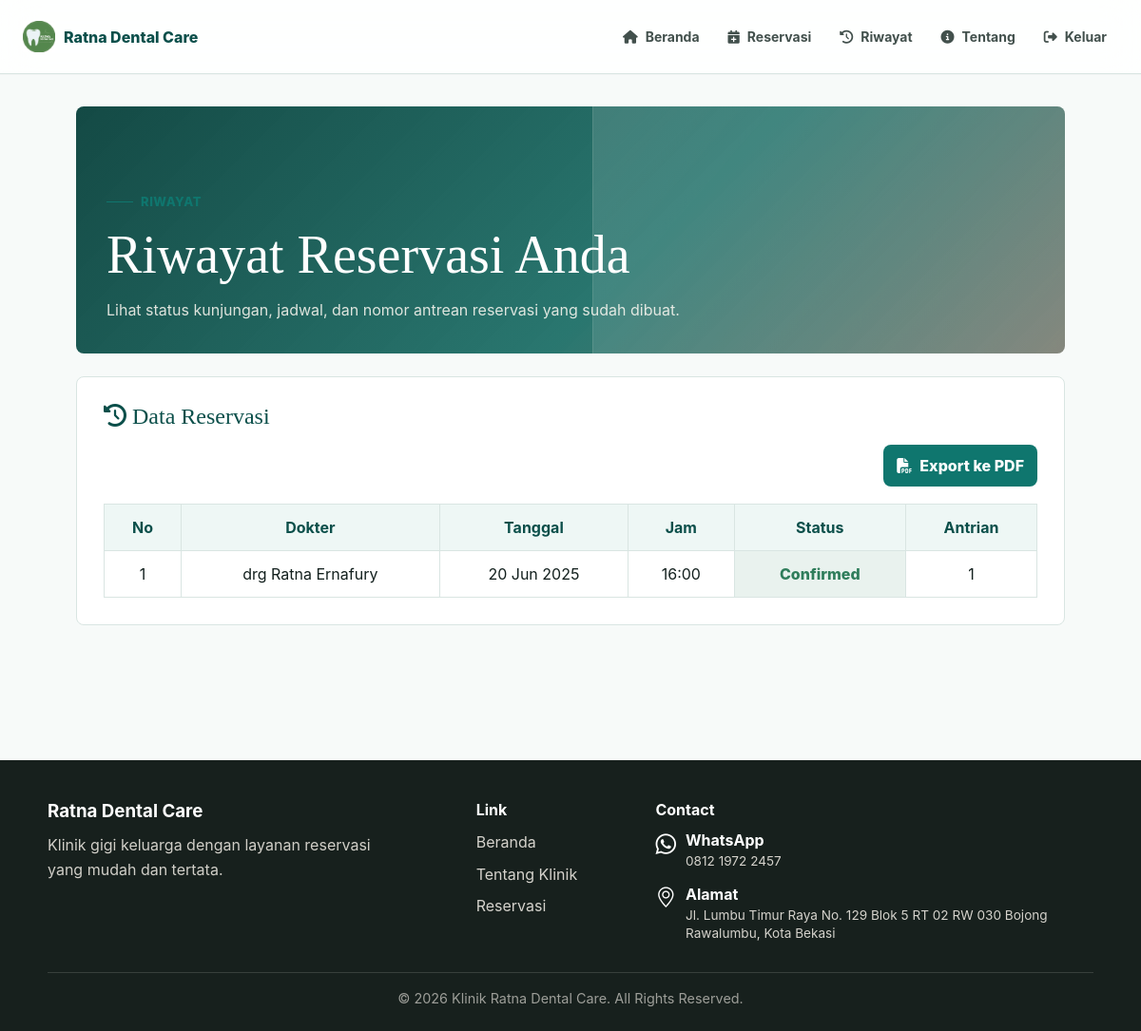
Page /pasien/riwayat_reservasi.php (signed in) on the committed database.
### tables this page shows
CREATE TABLE `reservations` (
    `id_reservasi` int(11) NOT NULL,
    `id_pasien` int(11) NOT NULL,
    `id_dokter` int(11) NOT NULL,
    `tanggal` date NOT NULL,
    `jam` time NOT NULL,
    `status` enum('pending','confirmed','completed','cancelled') DEFAULT 'pending',
    `updated_at` timestamp NOT NULL DEFAULT current_timestamp() ON UPDATE current_timestamp(),
    `antrian` int(11) DEFAULT NULL
  );

CREATE TABLE `doctors` (
    `id_dokter` int(11) NOT NULL,
    `nama` varchar(100) NOT NULL
  );

### pasien/riwayat_reservasi.php (the view, shortened to what this page needs)
<?php
require_once '../includes/db.php';
include '../includes/header.php';
$pasien_id = $_SESSION['user_id'];
$query = "SELECT r.id_reservasi, d.nama AS dokter, r.tanggal, r.jam, r.status, r.antrian
          FROM reservations r
          JOIN doctors d ON r.id_dokter = d.id_dokter
          WHERE r.id_pasien = ?
          ORDER BY r.tanggal DESC, r.jam DESC";
$stmt = $conn->prepare($query);
$stmt->bind_param("i", $pasien_id);
$stmt->execute();
$result = $stmt->get_result();
?>
<main class="page-main">
    <div class="page-shell">
        <section class="page-hero">
            <div>
                <span class="eyebrow">Riwayat</span>
                <h1>Riwayat Reservasi Anda</h1>
                <p>Lihat status kunjungan, jadwal, dan nomor antrean reservasi yang sudah dibuat.</p>
            </div>
        </section>
        <section class="table-panel">
            <h2><i class="fas fa-history"></i> Data Reservasi</h2>
            <div class="export-btn">
                <a href="riwayat_reservasi_export_pdf.php" target="_blank"><i class="fas fa-file-pdf"></i> Export ke PDF</a>
            </div>
            <div class="table-wrap">
                <table>
                    <thead>
                        <tr>
                            <th>No</th>
                            <th>Dokter</th>
                            <th>Tanggal</th>
                            <th>Jam</th>
                            <th>Status</th>
                            <th>Antrian</th>
                        </tr>
                    </thead>
                    <tbody>
                        <?php
                        $no = 1;
                        while ($row = $result->fetch_assoc()):
                            $status_class = 'status-' . strtolower($row['status']);
                        ?>
                        <tr>
                            <td data-label="No"><?= $no++; ?></td>
                            <td data-label="Dokter"><?= htmlspecialchars($row['dokter']); ?></td>
                            <td data-label="Tanggal"><?= date("d M Y", strtotime($row['tanggal'])); ?></td>
                            <td data-label="Jam"><?= substr($row['jam'], 0, 5); ?></td>
                            <td data-label="Status" class="<?= $status_class ?>"><?= ucfirst($row['status']); ?></td>
                            <td data-label="Antrian"><?= $row['antrian']; ?></td>
                        </tr>
                        <?php endwhile; ?>
                    </tbody>
                </table>
            </div>
        </section>
    </div>
</main>
<?php include '../includes/footer.php'; ?>

### assets/css/site.css (style rules this page uses)
:root { --bg: #f7faf9; --surface: #ffffff; --surface-soft: #eef7f5; --surface-strong: #dcebe8; --ink: #13201e; --muted: #62726e; --line: #d9e5e2; --brand: #0f766e; --brand-dark: #0b4f4a; --accent: #e06f5f; --accent-soft: #fff0eb; --sky: #d9f0f5; --danger: #b54343; --warning: #a36d14; --success: #2f7d5b; --shadow-soft: 0 20px 60px rgba(19, 32, 30, .11); }
* { box-sizing: border-box; }
html, body { margin: 0; padding: 0; max-width: 100%; overflow-x: hidden; }
body { background: var(--bg); color: var(--ink); font-family: Inter, "Segoe UI", Arial, sans-serif; text-rendering: optimizeLegibility; }
a { color: inherit; }
.dashboard-hero, .page-hero { position: relative; overflow: hidden; isolation: isolate; background: linear-gradient(135deg, rgba(15, 70, 65, .98), rgba(23, 107, 99, .92) 58%, rgba(224, 111, 95, .78) 150%), repeating-linear-gradient(135deg, rgba(255, 255, 255, .09) 0 1px, transparent 1px 18px); }
.dashboard-hero::after, .page-hero::after { content: ""; position: absolute; right: -12%; bottom: -36%; width: min(620px, 72vw); height: min(420px, 52vw); border: 1px solid rgba(255, 250, 243, .16); background: linear-gradient(135deg, rgba(255, 255, 255, .14), rgba(255, 255, 255, .03)); transform: skewY(-8deg); z-index: -1; }
.eyebrow { display: inline-flex; align-items: center; gap: 8px; margin-bottom: 18px; color: var(--brand); font-size: 13px; font-weight: 800; letter-spacing: .04em; text-transform: uppercase; }
.eyebrow::before { content: ""; width: 28px; height: 1px; background: currentColor; }
.page-main { padding: 34px 16px 72px; }
.page-shell { width: min(1040px, 100%); margin: 0 auto; }
.page-hero { min-height: 260px; margin-bottom: 24px; padding: 32px; display: flex; align-items: flex-end; border-radius: 8px; color: var(--surface); }
.page-hero h1 { max-width: 720px; margin: 0; font-family: Georgia, "Times New Roman", serif; font-size: clamp(32px, 5vw, 56px); font-weight: 500; line-height: 1.08; }
.page-hero p { max-width: 620px; margin: 14px 0 0; color: rgba(255, 250, 243, .85); line-height: 1.7; }
.content-panel, .form-panel, .table-panel { padding: 28px; border: 1px solid var(--line); border-radius: 8px; background: var(--surface); }
.content-panel h2, .content-panel h3, .form-panel h2, .table-panel h2 { margin: 0 0 16px; color: var(--brand-dark); font-family: Georgia, "Times New Roman", serif; font-weight: 500; }
.form-panel button[type="submit"], .export-btn a { display: inline-flex; align-items: center; justify-content: center; gap: 8px; min-height: 44px; border: 0; border-radius: 8px; background: var(--brand); color: #fff; cursor: pointer; text-decoration: none; font: inherit; font-weight: 800; }
.export-btn { display: flex; justify-content: flex-end; margin-bottom: 18px; }
.export-btn a { padding: 10px 14px; }
.table-wrap { width: 100%; overflow-x: auto; }
.table-panel table { width: 100%; border-collapse: collapse; }
.table-panel th, .table-panel td { padding: 14px; border: 1px solid var(--line); text-align: center; }
.table-panel th { background: var(--surface-soft); color: var(--brand-dark); }
.status-confirmed, .status-pending, .status-cancelled { font-weight: 800; }
.status-confirmed { background: rgba(47, 125, 91, .1); color: var(--success); }

### rows in the picture
reservations: id_dokter.nama "drg Ratna Ernafury", tanggal "20 Jun 2025", jam "16:00", status "Confirmed", antrian "1"
